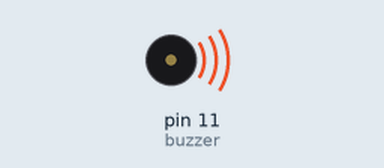
Bench run of a sketch on a simulated Arduino Uno, built with avr-gcc and run on an emulated ATmega328P. On the bench: buzzer (waves = sounding).

Above: at 0.05 s.
Timing chart, 0 to 5.2 s (numbered marks = the images above):
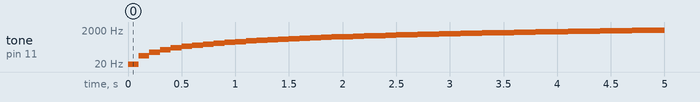

Measured:
- by itself, tone on pin 11 (buzzer): plays 20 Hz for 0.10 s, 60 Hz for 0.10 s, 100 Hz for 0.10 s, 140 Hz for 0.10 s, 180 Hz for 0.10 s, 220 Hz for 0.10 s … (820 notes in this stretch)

The sketch:

3-_BUZZER.ino
```cpp
#define buzzer 11

void setup(){
  pinMode(buzzer,OUTPUT);
}

void loop(){

for (int i=20; i<2000; i+=40)
{
tone(buzzer, i);
delay(100);
}
noTone(buzzer);
delay(3000);
}
```
